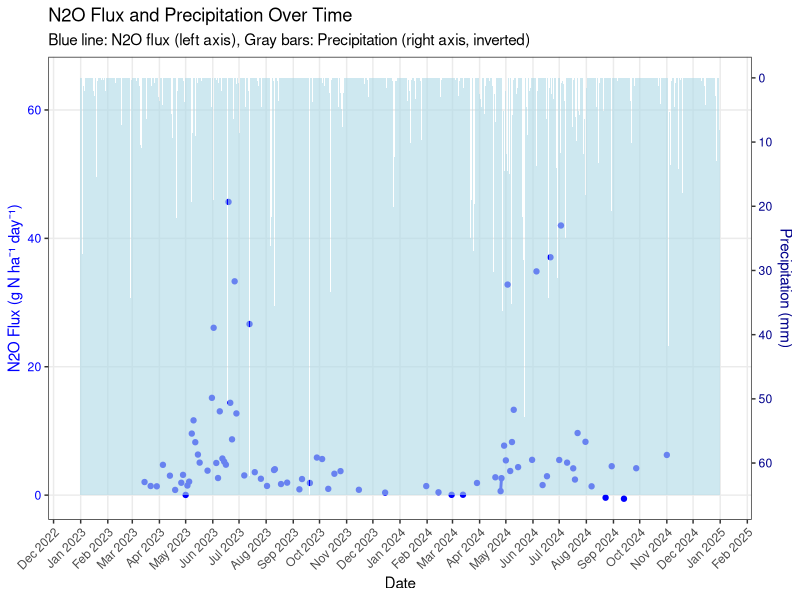
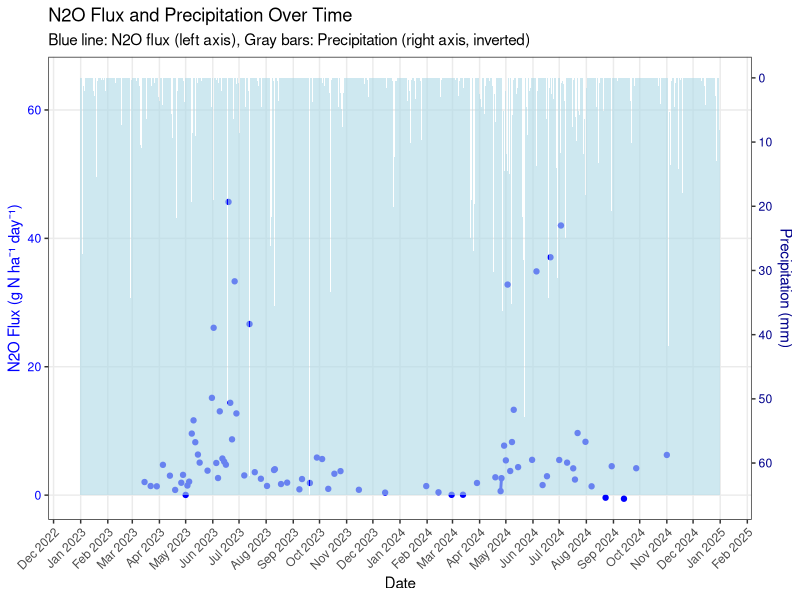

Write the R code that produced these figures, in order.
library(readr)
library(dplyr)
library(ggplot2)
library(scales)

# Read clean flux data
clean_flux <- read_csv("data/clean_flux.csv", show_col_types = FALSE)

# Read precipitation data
precip_data <- read_csv("data/rain/daily_precip_2023_2024.csv", show_col_types = FALSE)

# Prepare flux data - aggregate by date
flux_summary <- clean_flux %>%
  group_by(year_month_day) %>%
  summarise(
    mean_flux_gnha = mean(gnha_day, na.rm = TRUE),
    .groups = "drop"
  ) %>%
  rename(day = year_month_day)

# Prepare precipitation data
precip_summary <- precip_data %>%
  mutate(day = as.Date(day)) %>%
  select(day, precipmm)

# Combine the datasets
combined_data <- full_join(flux_summary, precip_summary, by = "day") %>%
  filter(!is.na(day)) %>%
  arrange(day)

# Create scaling factor for dual axis (precipitation on inverted right axis)
flux_max <- max(combined_data$mean_flux_gnha, na.rm = TRUE)
precip_max <- max(combined_data$precipmm, na.rm = TRUE)
scale_factor <- flux_max / precip_max

# Create the dual-axis plot
p <- ggplot(combined_data, aes(x = day)) +
  # Flux data (left y-axis)
  geom_line(aes(y = mean_flux_gnha), color = "blue", size = 1) +
  geom_point(aes(y = mean_flux_gnha), color = "blue", size = 1.5) +
  
  # Precipitation data (right y-axis, inverted)
  geom_col(aes(y = precip_max - precipmm), 
           alpha = 0.6, fill = "lightblue", width = 1) +
  
  # Customize axes
  scale_y_continuous(
    name = "N2O Flux (g N ha⁻¹ day⁻¹)",
    sec.axis = sec_axis(
      trans = ~ precip_max - .,
      name = "Precipitation (mm)",
      breaks = seq(0, precip_max, by = 10)
    )
  ) +
  
  # Customize x-axis
  scale_x_date(
    name = "Date",
    date_breaks = "1 month",
    date_labels = "%b %Y"
  ) +
  
  # Theme and formatting
  theme_bw() +
  theme(
    axis.text.x = element_text(angle = 45, hjust = 1),
    axis.title.y.left = element_text(color = "blue"),
    axis.text.y.left = element_text(color = "blue"),
    axis.title.y.right = element_text(color = "darkblue"),
    axis.text.y.right = element_text(color = "darkblue"),
    panel.grid.minor = element_blank()
  ) +
  
  labs(
    title = "N2O Flux and Precipitation Over Time",
    subtitle = "Blue line: N2O flux (left axis), Gray bars: Precipitation (right axis, inverted)"
  )

# Display the plot
print(p)

# Save the plot
ggsave("figures/flux_precip_dual_axis_plot.png", 
       plot = p, 
       width = 12, 
       height = 8, 
       dpi = 300)

print("Plot saved as figures/flux_precip_dual_axis_plot.png")